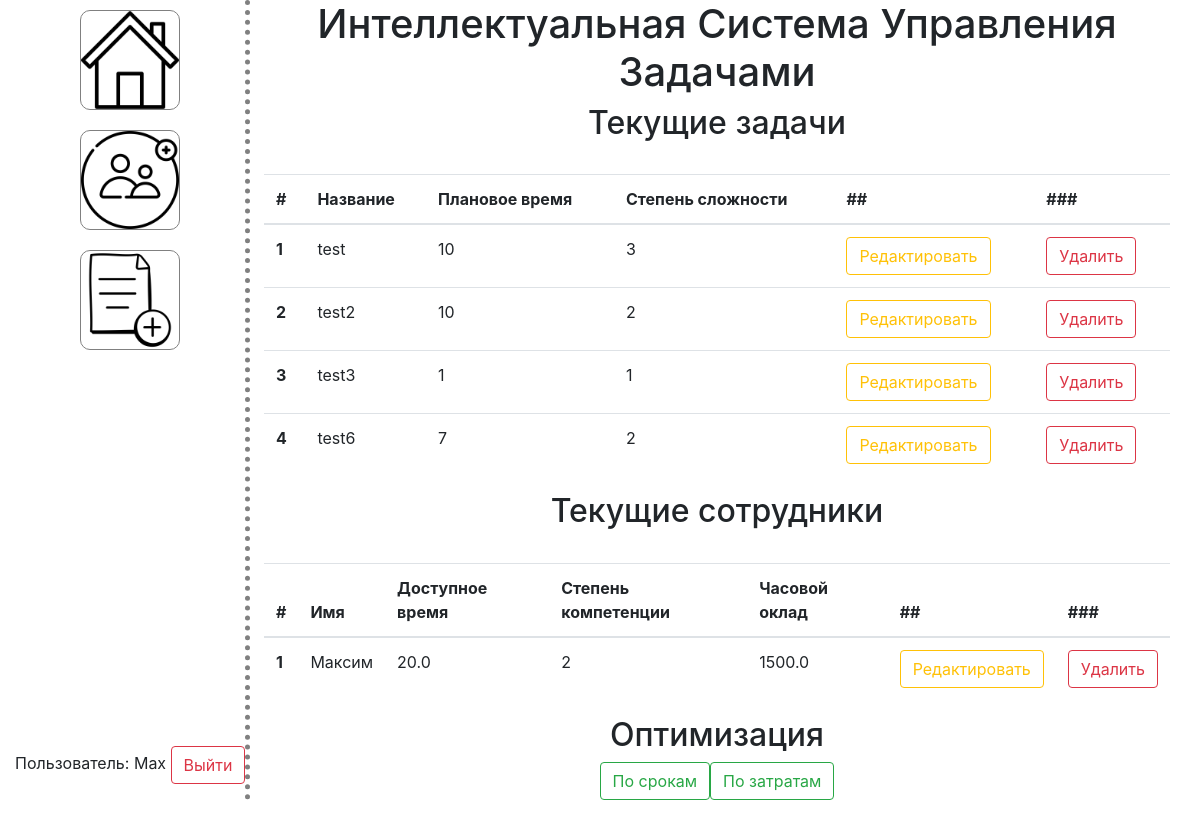
/ (signed in), run on an earlier commit of the app's database.
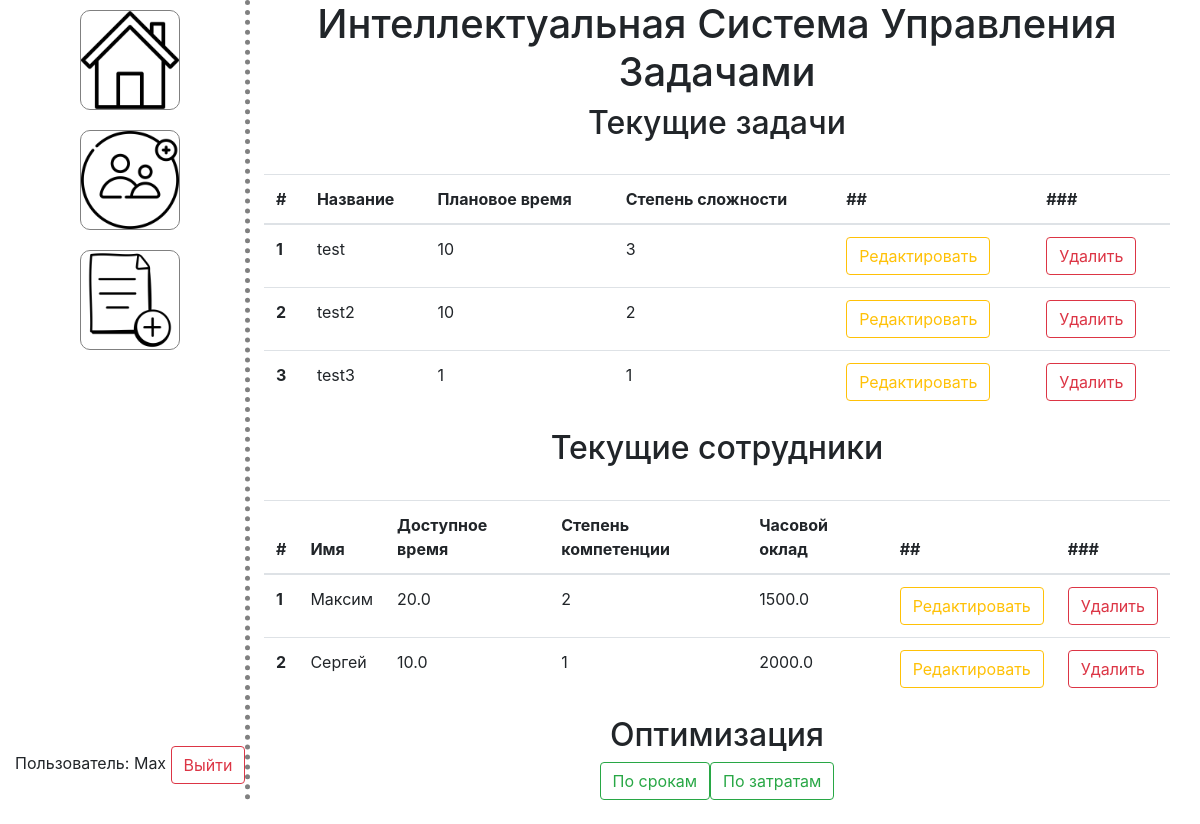
And on a later commit of the database.
### manage.py (models this page shows, shortened)
class User(UserMixin, db.Model):
    id = db.Column(db.Integer, primary_key=True)
    username = db.Column(db.String(80), unique=True, nullable=False)
    password = db.Column(db.String(80), nullable=False)
    status = db.Column(db.String(80), nullable=False, default="default")

class Task(db.Model):
    id = db.Column(db.Integer, primary_key=True)
    taskname = db.Column(db.String(64))
    expected_time = db.Column(db.Integer)
    task_hardness = db.Column(db.Integer)

class Employee(db.Model):
    id = db.Column(db.Integer, primary_key=True)
    name = db.Column(db.String(80), nullable=False)
    time_available = db.Column(db.Float, nullable=False, default=0.0)
    level = db.Column(db.Integer, nullable=False, default=1)
    salary = db.Column(db.Float, nullable=False)

### views.py (the view)
@main_blueprint.route('/')
@login_required
def home():
    tasks = Task.query.all()
    employees = Employee.query.all()
    return render_template('home.html', tasks=tasks, employees=employees)

### app.py (called while the page is built)
def create_app(config_class=Config):
    app = Flask(__name__)
    app.config.from_object(config_class)
    db.init_app(app)
    from views import main_blueprint
    app.register_blueprint(main_blueprint)
    from auth import auth_blueprint
    app.register_blueprint(auth_blueprint)
    login_manager = LoginManager()
    login_manager.init_app(app)
    login_manager.login_view = 'auth.login'
    @login_manager.user_loader
    def load_user(id):
        return User.query.get(int(id))
    return app

### templates/home.html (shortened to what this page needs)
{% extends "layout.html" %}
{% block content %}
<h1 class="mainlable">Интеллектуальная Система Управления Задачами</h1>
{% if current_user.is_authenticated %}
  <h2>Текущие задачи</h2>
  <br>
  {% if tasks %}
    <div class="container">
      <table class="table table-hover">
        <thead>
          <tr>
            <th scope="col">#</th>
            <th scope="col">Название</th>
            <th scope="col">Плановое время</th>
            <th scope="col">Степень сложности</th>
            <th scope="col">##</th>
            <th scope="col">###</th>
          </tr>
        </thead>
        <tbody>
          {% for task in tasks %}
            <tr>
              <th scope="row">{{ task.id }}</th>
              <td>{{ task.taskname }}</td>
              <td>{{ task.expected_time }}</td>
              <td>{{ task.task_hardness }}</td>
              <td>
                <a href="{{ url_for('main.edit_task', task_id=task.id) }}" class="btn btn-outline-warning">
                  Редактировать
                </a>
              </td>
              <td>
                <form action="{{ url_for('main.delete_task', task_id=task.id) }}" method="post">
                  <input type="submit" class="btn btn-outline-danger" value="Удалить">
                </form>
              </td>
            </tr>
          {% endfor %}
        </tbody>
      </table>
    </div>
  {% else %}
    <div class="container">
      <h2> На данный момент нет активных задач</h2>
    </div>
  {% endif %}
  <h2>Текущие сотрудники</h2>
  <br>
  {% if employees %}
  <div class="container">
    <table class="table table-hover">
      <thead>
        <tr>
          <th scope="col">#</th>
          <th scope="col">Имя</th>
          <th scope="col">Доступное время</th>
          <th scope="col">Степень компетенции</th>
          <th scope="col">Часовой оклад</th>
          <th scope="col">##</th>
          <th scope="col">###</th>
        </tr>
      </thead>
      <tbody>
        {% for employee in employees %}
          <tr>
            <th scope="row">{{ employee.id }}</th>
            <td>{{ employee.name }}</td>
            <td>{{ employee.time_available }}</td>
            <td>{{ employee.level }}</td>
            <td>{{ employee.salary }}</td>
            <td>
              <a href="{{ url_for('main.edit_employee', employee_id=employee.id) }}" class="btn btn-outline-warning">
                Редактировать
              </a>
            </td>
            <td>
              <form action="{{ url_for('main.delete_employee', employee_id=employee.id) }}" method="post">
                <input type="submit" class="btn btn-outline-danger" value="Удалить">
              </form>
            </td>
          </tr>
        {% endfor %}
      </tbody>
    </table>
  </div>
  {% else %}
      <div class="container">
        <h2> На данный момент нет активных сотрудников</h2>
      </div>
  {% endif %}
  <h2>Оптимизация</h2>
  <div class="container optim">
    <a href="{{ url_for('main.optimize', mode='time') }}" class="btn btn-outline-success">
      По срокам
    </a>
    <a href="{{ url_for('main.optimize', mode='cost') }}" class="btn btn-outline-success">
      По затратам
    </a>
  </div>
  <br>
{% endif %}
{% endblock %}

### templates/layout.html (shortened to what this page needs)
<!DOCTYPE html>
<html>
<head>
    <link rel="stylesheet" href="https://stackpath.bootstrapcdn.com/bootstrap/4.3.1/css/bootstrap.min.css">
    <link rel="stylesheet" href="{{ url_for('static', filename='css/main.css') }}">
</head>
<body>
    <div class="container-fluid main">
        <div class="sidenavbar">
            {% if current_user.is_authenticated %}
                <div class="header">
                    <a href="{{ url_for('main.create_task') }}">
                        <img src="{{ url_for('static', filename='img/addTask.png') }}" alt="Создать новую задачу">
                    </a>
                    <a href="{{ url_for('main.create_employee') }}">
                        <img src="{{ url_for('static', filename='img/addEmployee.png') }}" alt="Добавить нового сотрудника">
                    </a>
                    <a href="/">
                        <img src="{{ url_for('static', filename='img/homeIcon.png') }}" alt="Главный экран">
                    </a>
                </div>
                <div class="footer">
                    <p>Пользователь: {{ current_user.username }} <button id="logout-button" class="btn btn-outline-danger">Выйти</button></p>
                </div>
            {% else %}
                <div class="header">
                    <p>Вход не выполнен. Пожалуйста, <a href="{{ url_for('auth.login') }}">войдите</a> или <a href="{{ url_for('auth.signup') }}">зарегистрируйтесь</a></p>
                </div>
            {% endif %}
        </div>
        <div class="content">
            {% block content %} {% endblock %}
        </div>
    </div>
</body>
</html>

### static/css/main.css (style rules this page uses)
.container, .container-fluid { display: flex; }
.optim { flex-direction: row; justify-content:center; }
.sidenavbar { flex: 1; display: flex; flex-direction: column; border-right: 5px dotted grey; position: fixed; min-height: 100vh; }
.sidenavbar .footer { margin-top: auto; }
.sidenavbar .header { display: flex; flex-direction: column-reverse; align-items: center; }
.sidenavbar .header img { width: 100px; height: 100px; margin: 10px; border: 1px solid grey; border-radius: 10px; transition: background-color 0.5s ease; }
.content { flex: 4; display: flex; flex-direction: column; margin-left: 20%; }
h2, .mainlable { text-align: center; }

What changed in the data, as far as the page shows it:
removed Task: id "4", taskname "test6", expected_time "7", task_hardness "2"
added Employee: id "2", name "Сергей", time_available "10.0", level "1", salary "2000.0"
